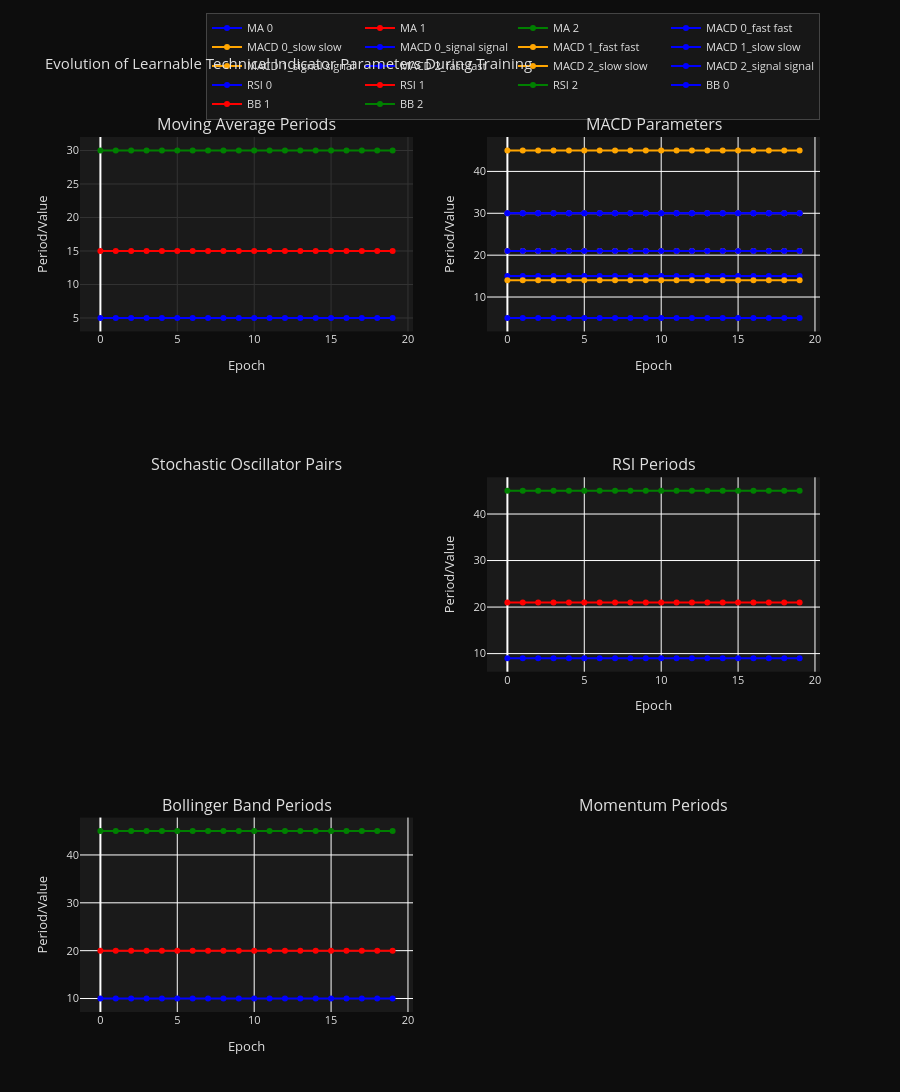

Notebook code for this chart:
### Markdown cell above
# ============================================================================
# INDICATOR PARAMETER EVOLUTION ANALYSIS DURING TRAINING
# ============================================================================
Analysis of how learnable technical indicator parameters change over training epochs.

### Code cell
import pandas as pd
import plotly.graph_objects as go
from plotly.subplots import make_subplots
import numpy as np

# Load indicator parameter history
indicator_df = pd.read_csv('indicator_params_history.csv')

# Extract parameter columns (exclude change_ columns for now)
param_cols = [col for col in indicator_df.columns if not col.startswith('change_') and
              not col.startswith('log_') and col not in ['epoch', 'timestamp']]

# Create subplots for different indicator groups
fig = make_subplots(
    rows=3, cols=2,
    subplot_titles=('Moving Average Periods', 'MACD Parameters',
                   'Stochastic Oscillator Pairs', 'RSI Periods',
                   'Bollinger Band Periods', 'Momentum Periods'),
    specs=[[{'secondary_y': False}, {'secondary_y': False}],
           [{'secondary_y': False}, {'secondary_y': False}],
           [{'secondary_y': False}, {'secondary_y': False}]]
)

# Colors for different parameters within each group
colors = ['blue', 'red', 'green', 'orange', 'purple', 'brown']

# Moving Averages
ma_cols = [col for col in param_cols if 'ma_period' in col]
for i, col in enumerate(ma_cols):
    fig.add_trace(
        go.Scatter(x=indicator_df['epoch'], y=indicator_df[col],
                  mode='lines+markers', name=f'MA {i}',
                  line=dict(color=colors[i % len(colors)]),
                  showlegend=True),
        row=1, col=1
    )

# MACD Parameters
macd_cols = [col for col in param_cols if 'macd' in col]
macd_groups = {}
for col in macd_cols:
    parts = col.split('_')
    group = f"{parts[1]}_{parts[2]}"  # e.g., '0_fast'
    if group not in macd_groups:
        macd_groups[group] = []
    macd_groups[group].append(col)

for i, (group, cols) in enumerate(macd_groups.items()):
    for j, col in enumerate(cols):
        param_type = col.split('_')[-1]  # fast, slow, signal
        fig.add_trace(
            go.Scatter(x=indicator_df['epoch'], y=indicator_df[col],
                      mode='lines+markers', name=f'MACD {group} {param_type}',
                      line=dict(color=colors[(i*3 + j) % len(colors)], dash='dash' if j==1 else 'solid'),
                      showlegend=True),
            row=1, col=2
        )

# Stochastic Pairs
pair_cols = [col for col in param_cols if 'pair' in col]
pair_groups = {}
for col in pair_cols:
    parts = col.split('_')
    group = f"{parts[1]}_{parts[2]}"  # e.g., '0_short'
    if group not in pair_groups:
        pair_groups[group] = []
    pair_groups[group].append(col)

for i, (group, cols) in enumerate(pair_groups.items()):
    for j, col in enumerate(cols):
        param_type = col.split('_')[-1]  # short, long, sig
        fig.add_trace(
            go.Scatter(x=indicator_df['epoch'], y=indicator_df[col],
                      mode='lines+markers', name=f'Stoch {group} {param_type}',
                      line=dict(color=colors[(i*3 + j) % len(colors)], dash='dot' if j==2 else 'solid'),
                      showlegend=True),
            row=2, col=1
        )

# RSI Periods
rsi_cols = [col for col in param_cols if 'rsi_period' in col]
for i, col in enumerate(rsi_cols):
    fig.add_trace(
        go.Scatter(x=indicator_df['epoch'], y=indicator_df[col],
                  mode='lines+markers', name=f'RSI {i}',
                  line=dict(color=colors[i % len(colors)]),
                  showlegend=True),
        row=2, col=2
    )

# Bollinger Bands
bb_cols = [col for col in param_cols if 'bb_period' in col]
for i, col in enumerate(bb_cols):
    fig.add_trace(
        go.Scatter(x=indicator_df['epoch'], y=indicator_df[col],
                  mode='lines+markers', name=f'BB {i}',
                  line=dict(color=colors[i % len(colors)]),
                  showlegend=True),
        row=3, col=1
    )

# Momentum
momentum_cols = [col for col in param_cols if 'momentum_period' in col]
for i, col in enumerate(momentum_cols):
    fig.add_trace(
        go.Scatter(x=indicator_df['epoch'], y=indicator_df[col],
                  mode='lines+markers', name=f'Momentum {i}',
                  line=dict(color=colors[i % len(colors)]),
                  showlegend=True),
        row=3, col=2
    )

# Update layout with dark theme
fig.update_layout(
    height=1200,
    title_text="Evolution of Learnable Technical Indicator Parameters During Training",
    title_font_color='#e0e0e0',
    showlegend=True,
    plot_bgcolor='#1a1a1a',
    paper_bgcolor='#0d0d0d',
    font=dict(color='#e0e0e0', size=11),
    xaxis_showgrid=True,
    xaxis_gridwidth=1,
    xaxis_gridcolor='#333333',
    yaxis_showgrid=True,
    yaxis_gridwidth=1,
    yaxis_gridcolor='#333333',
    legend=dict(
        orientation="h",
        yanchor="bottom",
        y=1.02,
        xanchor="right",
        x=1,
        bgcolor='rgba(26, 26, 26, 0.8)',
        bordercolor='#444444',
        borderwidth=1
    )
)

# Update x-axes
for i in range(1, 4):
    for j in range(1, 3):
        fig.update_xaxes(title_text="Epoch", row=i, col=j)

# Update y-axes
fig.update_yaxes(title_text="Period/Value", row=1, col=1)
fig.update_yaxes(title_text="Period/Value", row=1, col=2)
fig.update_yaxes(title_text="Period/Value", row=2, col=1)
fig.update_yaxes(title_text="Period/Value", row=2, col=2)
fig.update_yaxes(title_text="Period/Value", row=3, col=1)
fig.update_yaxes(title_text="Period/Value", row=3, col=2)

# Plotly display: prefer notebook mime rendering; fall back to browser if nbformat is unavailable
# try:
#     import nbformat  # noqa: F401
# except Exception:
#     import plotly.io as pio
#     pio.renderers.default = 'browser'
fig.show()

# Summary statistics
print("📊 INDICATOR PARAMETER EVOLUTION SUMMARY")
print("="*50)
print(f"Training epochs: {len(indicator_df)}")
print(f"Parameters tracked: {len(param_cols)}")

# Calculate parameter stability (coefficient of variation)
param_stats = indicator_df[param_cols].describe()
cv = (indicator_df[param_cols].std() / indicator_df[param_cols].mean()).abs()
cv_sorted = cv.sort_values(ascending=False)

print("\n🔄 Most Variable Parameters (Coefficient of Variation):")
for param, var in cv_sorted.head(10).items():
    final_val = indicator_df[param].iloc[-1]
    initial_val = indicator_df[param].iloc[0]
    change_pct = ((final_val - initial_val) / initial_val) * 100
    print(f"{param}: CV={var:.3f}, Change={change_pct:.1f}%")

print("\n📈 Parameter Ranges During Training:")
for param in param_cols[:10]:  # Show first 10
    min_val = indicator_df[param].min()
    max_val = indicator_df[param].max()
    range_val = max_val - min_val
    print(f"{param}: Range={range_val:.3f} (Min={min_val:.3f}, Max={max_val:.3f})")

# Correlation with loss
loss_cols = [col for col in indicator_df.columns if col.startswith('log_val_')]
if loss_cols:
    correlations = {}
    for param in param_cols:
        corr_with_loss = indicator_df[param].corr(indicator_df[loss_cols[0]])
        correlations[param] = abs(corr_with_loss)

    corr_sorted = sorted(correlations.items(), key=lambda x: x[1], reverse=True)
    print("\n🔗 Parameters Most Correlated with Validation Loss:")
    for param, corr in corr_sorted[:10]:
        print(f"{param}: |Corr|={corr:.3f}")

### Figure 1 — Plotly figure (JSON) as saved in the notebook; plotly's stock layout.template omitted (floating-point values rounded to 4 significant figures)
{"data": [{"line": {"color": "blue"}, "mode": "lines+markers", "name": "MA 0", "showlegend": true, "type": "scatter", "x": [0, 1, 2, 3, 4, 5, 6, 7, 8, 9, 10, 11, 12, 13, 14, 15, 16, 17, 18, 19], "xaxis": "x", "y": [5.0, 5.0, 5.0, 5.0, 5.0, 5.0, 5.0, 5.0, 5.0, 5.0, 5.0, 5.0, 5.0, 5.0, 5.0, 5.0, 5.0, 5.0, 5.0, 5.0], "yaxis": "y"}, {"line": {"color": "red"}, "mode": "lines+markers", "name": "MA 1", "showlegend": true, "type": "scatter", "x": [0, 1, 2, 3, 4, 5, 6, 7, 8, 9, 10, 11, 12, 13, 14, 15, 16, 17, 18, 19], "xaxis": "x", "y": [15.0, 15.0, 15.0, 15.0, 15.0, 15.0, 15.0, 15.0, 15.0, 15.0, 15.0, 15.0, 15.0, 15.0, 15.0, 15.0, 15.0, 15.0, 15.0, 15.0], "yaxis": "y"}, {"line": {"color": "green"}, "mode": "lines+markers", "name": "MA 2", "showlegend": true, "type": "scatter", "x": [0, 1, 2, 3, 4, 5, 6, 7, 8, 9, 10, 11, 12, 13, 14, 15, 16, 17, 18, 19], "xaxis": "x", "y": [30.0, 30.0, 30.0, 30.0, 30.0, 30.0, 30.0, 30.0, 30.0, 30.0, 30.0, 30.0, 30.0, 30.0, 30.0, 30.0, 30.0, 30.0, 30.0, 30.0], "yaxis": "y"}, {"line": {"color": "blue", "dash": "solid"}, "mode": "lines+markers", "name": "MACD 0_fast fast", "showlegend": true, "type": "scatter", "x": [0, 1, 2, 3, 4, 5, 6, 7, 8, 9, 10, 11, 12, 13, 14, 15, 16, 17, 18, 19], "xaxis": "x2", "y": [15.0, 15.0, 15.0, 15.0, 15.0, 15.0, 15.0, 15.0, 15.0, 15.0, 15.0, 15.0, 15.0, 15.0, 15.0, 15.0, 15.0, 15.0, 15.0, 15.0], "yaxis": "y2"}, {"line": {"color": "orange", "dash": "solid"}, "mode": "lines+markers", "name": "MACD 0_slow slow", "showlegend": true, "type": "scatter", "x": [0, 1, 2, 3, 4, 5, 6, 7, 8, 9, 10, 11, 12, 13, 14, 15, 16, 17, 18, 19], "xaxis": "x2", "y": [30.0, 30.0, 30.0, 30.0, 30.0, 30.0, 30.0, 30.0, 30.0, 30.0, 30.0, 30.0, 30.0, 30.0, 30.0, 30.0, 30.0, 30.0, 30.0, 30.0], "yaxis": "y2"}, {"line": {"color": "blue", "dash": "solid"}, "mode": "lines+markers", "name": "MACD 0_signal signal", "showlegend": true, "type": "scatter", "x": [0, 1, 2, 3, 4, 5, 6, 7, 8, 9, 10, 11, 12, 13, 14, 15, 16, 17, 18, 19], "xaxis": "x2", "y": [5.0, 5.0, 5.0, 5.0, 5.0, 5.0, 5.0, 5.0, 5.0, 5.0, 5.0, 5.0, 5.0, 5.0, 5.0, 5.0, 5.0, 5.0, 5.0, 5.0], "yaxis": "y2"}, {"line": {"color": "orange", "dash": "solid"}, "mode": "lines+markers", "name": "MACD 1_fast fast", "showlegend": true, "type": "scatter", "x": [0, 1, 2, 3, 4, 5, 6, 7, 8, 9, 10, 11, 12, 13, 14, 15, 16, 17, 18, 19], "xaxis": "x2", "y": [21.0, 21.0, 21.0, 21.0, 21.0, 21.0, 21.0, 21.0, 21.0, 21.0, 21.0, 21.0, 21.0, 21.0, 21.0, 21.0, 21.0, 21.0, 21.0, 21.0], "yaxis": "y2"}, {"line": {"color": "blue", "dash": "solid"}, "mode": "lines+markers", "name": "MACD 1_slow slow", "showlegend": true, "type": "scatter", "x": [0, 1, 2, 3, 4, 5, 6, 7, 8, 9, 10, 11, 12, 13, 14, 15, 16, 17, 18, 19], "xaxis": "x2", "y": [30.0, 30.0, 30.0, 30.0, 30.0, 30.0, 30.0, 30.0, 30.0, 30.0, 30.0, 30.0, 30.0, 30.0, 30.0, 30.0, 30.0, 30.0, 30.0, 30.0], "yaxis": "y2"}, {"line": {"color": "orange", "dash": "solid"}, "mode": "lines+markers", "name": "MACD 1_signal signal", "showlegend": true, "type": "scatter", "x": [0, 1, 2, 3, 4, 5, 6, 7, 8, 9, 10, 11, 12, 13, 14, 15, 16, 17, 18, 19], "xaxis": "x2", "y": [14.0, 14.0, 14.0, 14.0, 14.0, 14.0, 14.0, 14.0, 14.0, 14.0, 14.0, 14.0, 14.0, 14.0, 14.0, 14.0, 14.0, 14.0, 14.0, 14.0], "yaxis": "y2"}, {"line": {"color": "blue", "dash": "solid"}, "mode": "lines+markers", "name": "MACD 2_fast fast", "showlegend": true, "type": "scatter", "x": [0, 1, 2, 3, 4, 5, 6, 7, 8, 9, 10, 11, 12, 13, 14, 15, 16, 17, 18, 19], "xaxis": "x2", "y": [30.0, 30.0, 30.0, 30.0, 30.0, 30.0, 30.0, 30.0, 30.0, 30.0, 30.0, 30.0, 30.0, 30.0, 30.0, 30.0, 30.0, 30.0, 30.0, 30.0], "yaxis": "y2"}, {"line": {"color": "orange", "dash": "solid"}, "mode": "lines+markers", "name": "MACD 2_slow slow", "showlegend": true, "type": "scatter", "x": [0, 1, 2, 3, 4, 5, 6, 7, 8, 9, 10, 11, 12, 13, 14, 15, 16, 17, 18, 19], "xaxis": "x2", "y": [45.0, 45.0, 45.0, 45.0, 45.0, 45.0, 45.0, 45.0, 45.0, 45.0, 45.0, 45.0, 45.0, 45.0, 45.0, 45.0, 45.0, 45.0, 45.0, 45.0], "yaxis": "y2"}, {"line": {"color": "blue", "dash": "solid"}, "mode": "lines+markers", "name": "MACD 2_signal signal", "showlegend": true, "type": "scatter", "x": [0, 1, 2, 3, 4, 5, 6, 7, 8, 9, 10, 11, 12, 13, 14, 15, 16, 17, 18, 19], "xaxis": "x2", "y": [21.0, 21.0, 21.0, 21.0, 21.0, 21.0, 21.0, 21.0, 21.0, 21.0, 21.0, 21.0, 21.0, 21.0, 21.0, 21.0, 21.0, 21.0, 21.0, 21.0], "yaxis": "y2"}, {"line": {"color": "blue"}, "mode": "lines+markers", "name": "RSI 0", "showlegend": true, "type": "scatter", "x": [0, 1, 2, 3, 4, 5, 6, 7, 8, 9, 10, 11, 12, 13, 14, 15, 16, 17, 18, 19], "xaxis": "x4", "y": [9.0, 9.0, 9.0, 9.0, 9.0, 9.0, 9.0, 9.0, 9.0, 9.0, 9.0, 9.0, 9.0, 9.0, 9.0, 9.0, 9.0, 9.0, 9.0, 9.0], "yaxis": "y4"}, {"line": {"color": "red"}, "mode": "lines+markers", "name": "RSI 1", "showlegend": true, "type": "scatter", "x": [0, 1, 2, 3, 4, 5, 6, 7, 8, 9, 10, 11, 12, 13, 14, 15, 16, 17, 18, 19], "xaxis": "x4", "y": [21.0, 21.0, 21.0, 21.0, 21.0, 21.0, 21.0, 21.0, 21.0, 21.0, 21.0, 21.0, 21.0, 21.0, 21.0, 21.0, 21.0, 21.0, 21.0, 21.0], "yaxis": "y4"}, {"line": {"color": "green"}, "mode": "lines+markers", "name": "RSI 2", "showlegend": true, "type": "scatter", "x": [0, 1, 2, 3, 4, 5, 6, 7, 8, 9, 10, 11, 12, 13, 14, 15, 16, 17, 18, 19], "xaxis": "x4", "y": [45.0, 45.0, 45.0, 45.0, 45.0, 45.0, 45.0, 45.0, 45.0, 45.0, 45.0, 45.0, 45.0, 45.0, 45.0, 45.0, 45.0, 45.0, 45.0, 45.0], "yaxis": "y4"}, {"line": {"color": "blue"}, "mode": "lines+markers", "name": "BB 0", "showlegend": true, "type": "scatter", "x": [0, 1, 2, 3, 4, 5, 6, 7, 8, 9, 10, 11, 12, 13, 14, 15, 16, 17, 18, 19], "xaxis": "x5", "y": [10.0, 10.0, 10.0, 10.0, 10.0, 10.0, 10.0, 10.0, 10.0, 10.0, 10.0, 10.0, 10.0, 10.0, 10.0, 10.0, 10.0, 10.0, 10.0, 10.0], "yaxis": "y5"}, {"line": {"color": "red"}, "mode": "lines+markers", "name": "BB 1", "showlegend": true, "type": "scatter", "x": [0, 1, 2, 3, 4, 5, 6, 7, 8, 9, 10, 11, 12, 13, 14, 15, 16, 17, 18, 19], "xaxis": "x5", "y": [20.0, 20.0, 20.0, 20.0, 20.0, 20.0, 20.0, 20.0, 20.0, 20.0, 20.0, 20.0, 20.0, 20.0, 20.0, 20.0, 20.0, 20.0, 20.0, 20.0], "yaxis": "y5"}, {"line": {"color": "green"}, "mode": "lines+markers", "name": "BB 2", "showlegend": true, "type": "scatter", "x": [0, 1, 2, 3, 4, 5, 6, 7, 8, 9, 10, 11, 12, 13, 14, 15, 16, 17, 18, 19], "xaxis": "x5", "y": [45.0, 45.0, 45.0, 45.0, 45.0, 45.0, 45.0, 45.0, 45.0, 45.0, 45.0, 45.0, 45.0, 45.0, 45.0, 45.0, 45.0, 45.0, 45.0, 45.0], "yaxis": "y5"}], "layout": {"annotations": [{"font": {"size": 16}, "showarrow": false, "text": "Moving Average Periods", "x": 0.225, "xanchor": "center", "xref": "paper", "y": 1, "yanchor": "bottom", "yref": "paper"}, {"font": {"size": 16}, "showarrow": false, "text": "MACD Parameters", "x": 0.775, "xanchor": "center", "xref": "paper", "y": 1, "yanchor": "bottom", "yref": "paper"}, {"font": {"size": 16}, "showarrow": false, "text": "Stochastic Oscillator Pairs", "x": 0.225, "xanchor": "center", "xref": "paper", "y": 0.6111, "yanchor": "bottom", "yref": "paper"}, {"font": {"size": 16}, "showarrow": false, "text": "RSI Periods", "x": 0.775, "xanchor": "center", "xref": "paper", "y": 0.6111, "yanchor": "bottom", "yref": "paper"}, {"font": {"size": 16}, "showarrow": false, "text": "Bollinger Band Periods", "x": 0.225, "xanchor": "center", "xref": "paper", "y": 0.2222, "yanchor": "bottom", "yref": "paper"}, {"font": {"size": 16}, "showarrow": false, "text": "Momentum Periods", "x": 0.775, "xanchor": "center", "xref": "paper", "y": 0.2222, "yanchor": "bottom", "yref": "paper"}], "font": {"color": "#e0e0e0", "size": 11}, "height": 1200, "legend": {"bgcolor": "rgba(26, 26, 26, 0.8)", "bordercolor": "#444444", "borderwidth": 1, "orientation": "h", "x": 1, "xanchor": "right", "y": 1.02, "yanchor": "bottom"}, "paper_bgcolor": "#0d0d0d", "plot_bgcolor": "#1a1a1a", "showlegend": true, "title": {"font": {"color": "#e0e0e0"}, "text": "Evolution of Learnable Technical Indicator Parameters During Training"}, "xaxis": {"anchor": "y", "domain": [0, 0.45], "gridcolor": "#333333", "gridwidth": 1, "showgrid": true, "title": {"text": "Epoch"}}, "xaxis2": {"anchor": "y2", "domain": [0.55, 1], "title": {"text": "Epoch"}}, "xaxis3": {"anchor": "y3", "domain": [0, 0.45], "title": {"text": "Epoch"}}, "xaxis4": {"anchor": "y4", "domain": [0.55, 1], "title": {"text": "Epoch"}}, "xaxis5": {"anchor": "y5", "domain": [0, 0.45], "title": {"text": "Epoch"}}, "xaxis6": {"anchor": "y6", "domain": [0.55, 1], "title": {"text": "Epoch"}}, "yaxis": {"anchor": "x", "domain": [0.7778, 1], "gridcolor": "#333333", "gridwidth": 1, "showgrid": true, "title": {"text": "Period/Value"}}, "yaxis2": {"anchor": "x2", "domain": [0.7778, 1], "title": {"text": "Period/Value"}}, "yaxis3": {"anchor": "x3", "domain": [0.3889, 0.6111], "title": {"text": "Period/Value"}}, "yaxis4": {"anchor": "x4", "domain": [0.3889, 0.6111], "title": {"text": "Period/Value"}}, "yaxis5": {"anchor": "x5", "domain": [0, 0.2222], "title": {"text": "Period/Value"}}, "yaxis6": {"anchor": "x6", "domain": [0, 0.2222], "title": {"text": "Period/Value"}}}}
